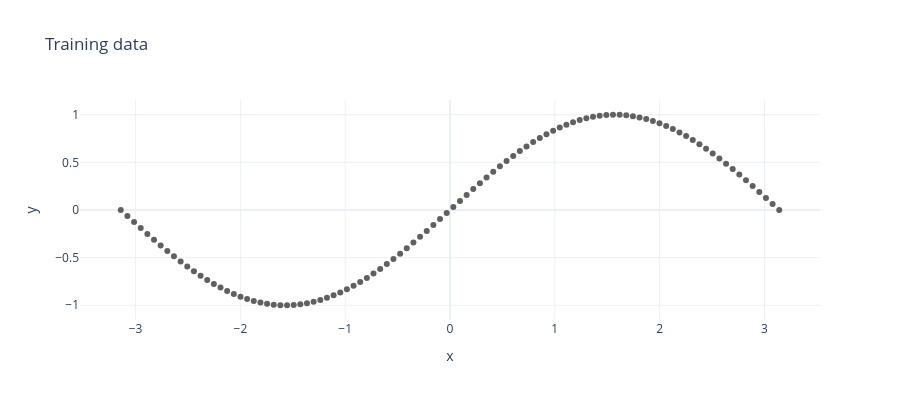

Write notebook code for a chart like this one.
### Markdown cell above
## The dataset

We'll learn $\sin(x)$ on $[-\pi, \pi]$, a simple regression task that runs in seconds on CPU.

### Code cell
x_train = jnp.linspace(-jnp.pi, jnp.pi, 100).reshape(-1, 1)
y_train = jnp.sin(x_train)

fig = go.Figure()
fig.add_trace(go.Scatter(x=x_train[:, 0], y=y_train[:, 0], mode="markers", name="sin(x)", marker=dict(size=6, symbol="circle", color="rgb(96,96,96)")))
fig.update_layout(title="Training data", xaxis_title="x", yaxis_title="y", height=400, template="plotly_white")
fig.show()
